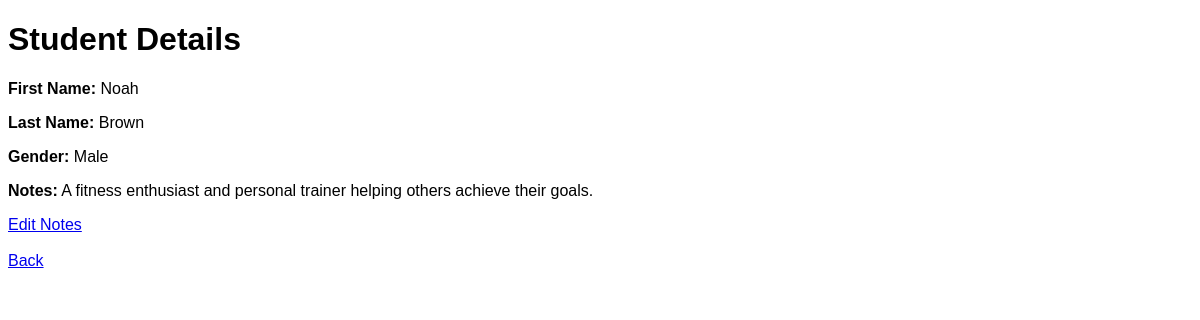
Screenshot of /details.php?id=1024 (signed in) with the database file from the repository.
### tables this page shows
CREATE TABLE `student_list` (
  `id` int(11) NOT NULL,
  `first_name` varchar(50) NOT NULL,
  `last_name` varchar(50) NOT NULL,
  `birth_day` varchar(10) NOT NULL,
  `added_at` datetime NOT NULL DEFAULT current_timestamp(),
  `gender` varchar(10) NOT NULL,
  `notes` text NOT NULL
);

### details.php (the view, shortened to what this page needs)
<?php
$con = connection();
if (isset($_GET['id'])) {
    $id = $_GET['id'];
    $sql = "SELECT * FROM student_list WHERE ID = '$id'";
    $result = $con->query($sql) or die($con->error);
    $row = $result->fetch_assoc();
}
?>
<!DOCTYPE html>
<html lang="en">
<head>
    <link rel="stylesheet" href="css/style.css">
</head>
<body>
    <h1>Student Details</h1>
    <p><strong>First Name:</strong>
        <?php echo $row['first_name']; ?>
    </p>
    <p><strong>Last Name:</strong>
        <?php echo $row['last_name']; ?>
    </p>
    <p><strong>Gender:</strong>
        <?php echo $row['gender']; ?>
    </p>
    <p><strong>Notes:</strong>
        <?php echo $row['notes']; ?>
    </p>
    <?php if ($_SESSION['Access'] === 'administrator') { ?>
        <a href="update_notes.php?id=<?php echo $id; ?>">Edit Notes</a>
    <?php } ?><br><br>
    <a href="index.php">Back</a>
</body>
</html>

### css/style.css (style rules this page uses)
body { font-family: "Arial"; }

### rows the page displays
student_list: first_name "Noah", last_name "Brown", gender "Male", notes "A fitness enthusiast and personal trainer helping others achieve their goals."
